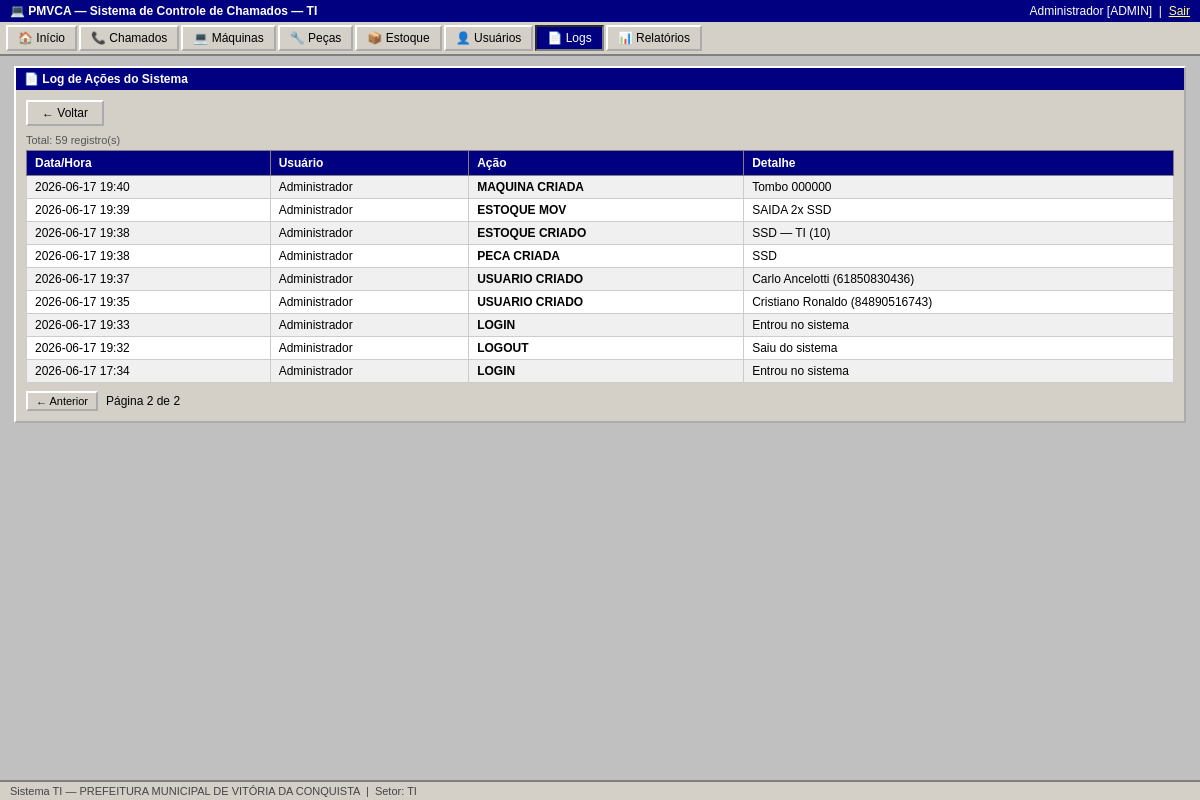
The page /logs?page=2 (signed in) on the database its author committed.
### tables this page shows
CREATE TABLE log_acoes (
        id INTEGER PRIMARY KEY AUTOINCREMENT,
        usuario_id INTEGER, usuario_nome TEXT, acao TEXT NOT NULL,
        detalhe TEXT, data TEXT NOT NULL);

### app.py (the view)
@app.route('/logs')
@admin_required
def logs():
    page = int(request.args.get('page',1))
    conn = get_db()
    rows = conn.execute("SELECT * FROM log_acoes ORDER BY data DESC").fetchall()
    conn.close()
    items, page, total_pages, total = paginar(rows, page, 50)
    return render_template('logs.html', logs=items, page=page, total_pages=total_pages, total=total)

### app.py (called while the page is built)
def get_db():
    conn = sqlite3.connect(DB_PATH)
    conn.row_factory = sqlite3.Row
    conn.execute("PRAGMA foreign_keys = ON")
    return conn

def paginar(items, page, per_page=25):
    total = len(items)
    total_pages = max(1, (total + per_page - 1) // per_page)
    page = max(1, min(page, total_pages))
    start = (page - 1) * per_page
    return items[start:start + per_page], page, total_pages, total

def admin_required(f):
    @wraps(f)
    def d(*a, **kw):
        if 'usuario_id' not in session:
            return redirect(url_for('login'))
        if session.get('perfil') != 'admin':
            flash('Acesso restrito a administradores.', 'erro')
            return redirect(url_for('dashboard'))
        return f(*a, **kw)
    return d

### templates/logs.html (shortened to what this page needs)
{% extends 'base.html' %}
{% block content %}
<div class="window">
  <div class="window-title">&#128196; Log de Ações do Sistema</div>
  <div class="window-body">
    <div class="toolbar"><a href="/usuarios" class="btn">&#8592; Voltar</a></div>
    <p style="font-size:11px;color:#555;margin-bottom:4px">Total: {{ total }} registro(s)</p>
    <table>
      <tr><th>Data/Hora</th><th>Usuário</th><th>Ação</th><th>Detalhe</th></tr>
      {% for l in logs %}
      <tr>
        <td style="white-space:nowrap">{{ l.data[:16] }}</td>
        <td>{{ l.usuario_nome or '—' }}</td>
        <td><strong>{{ l.acao|replace('_',' ') }}</strong></td>
        <td>{{ l.detalhe or '—' }}</td>
      </tr>
      {% else %}
      <tr><td colspan="4" style="text-align:center;padding:10px">Nenhum registro.</td></tr>
      {% endfor %}
    </table>
    {% if total_pages > 1 %}
    <div class="paginacao">
      {% if page > 1 %}<a href="?page={{ page-1 }}" class="btn btn-sm">&#8592; Anterior</a>{% endif %}
      Página {{ page }} de {{ total_pages }}
    </div>
    {% endif %}
  </div>
</div>
{% endblock %}

### static/css/style.css (style rules this page uses)
*, *::before, *::after { box-sizing: border-box; margin: 0; padding: 0; }
body { font-family: Tahoma, Arial, sans-serif; font-size: 13px; background: #c0c0c0; color: #000; min-height: 100vh; display: flex; flex-direction: column; }
.window { background: #d4d0c8; border: 2px outset #fff; margin-bottom: 10px; }
.window-title { background: #000080; color: #fff; padding: 4px 8px; font-weight: bold; font-size: 12px; display: flex; align-items: center; gap: 6px; }
.window-body { padding: 10px; }
.btn, button, input[type=submit], input[type=button] { font-family: Tahoma, Arial, sans-serif; font-size: 12px; padding: 4px 14px; background: #d4d0c8; border: 2px outset #fff; cursor: pointer; color: #000; text-decoration: none; display: inline-block; }
.btn-sm { padding: 2px 8px; font-size: 11px; }
table { width: 100%; border-collapse: collapse; background: #fff; font-size: 12px; }
th { background: #000080; color: #fff; padding: 5px 8px; text-align: left; border: 1px solid #808080; white-space: nowrap; }
td { padding: 4px 8px; border: 1px solid #ccc; vertical-align: middle; }
tr:nth-child(even) td { background: #f0f0f0; }
a { color: #000080; }
.toolbar { display: flex; gap: 6px; margin-bottom: 8px; flex-wrap: wrap; align-items: center; }
.paginacao { margin-top: 8px; display: flex; gap: 8px; align-items: center; font-size: 12px; }

### rows shown on the page
log_acoes: data "2026-06-17 19:40", usuario_nome "Administrador", acao "MAQUINA CRIADA", detalhe "Tombo 000000"
log_acoes: data "2026-06-17 19:39", usuario_nome "Administrador", acao "ESTOQUE MOV", detalhe "SAIDA 2x SSD"
log_acoes: data "2026-06-17 19:38", usuario_nome "Administrador", acao "ESTOQUE CRIADO", detalhe "SSD — TI (10)"
log_acoes: data "2026-06-17 19:38", usuario_nome "Administrador", acao "PECA CRIADA", detalhe "SSD"
log_acoes: data "2026-06-17 19:37", usuario_nome "Administrador", acao "USUARIO CRIADO", detalhe "Carlo Ancelotti (61850830436)"
log_acoes: data "2026-06-17 19:35", usuario_nome "Administrador", acao "USUARIO CRIADO", detalhe "Cristiano Ronaldo (84890516743)"
log_acoes: data "2026-06-17 19:33", usuario_nome "Administrador", acao "LOGIN", detalhe "Entrou no sistema"
log_acoes: data "2026-06-17 19:32", usuario_nome "Administrador", acao "LOGOUT", detalhe "Saiu do sistema"
log_acoes: data "2026-06-17 17:34", usuario_nome "Administrador", acao "LOGIN", detalhe "Entrou no sistema"

### other values the page prints
{{ session.nome }} "Administrador"
{{ session.perfil|upper }} "ADMIN"
{{ total }} "59"
{{ page }} "2"
{{ total_pages }} "2"
{{ session.setor }} "TI"
